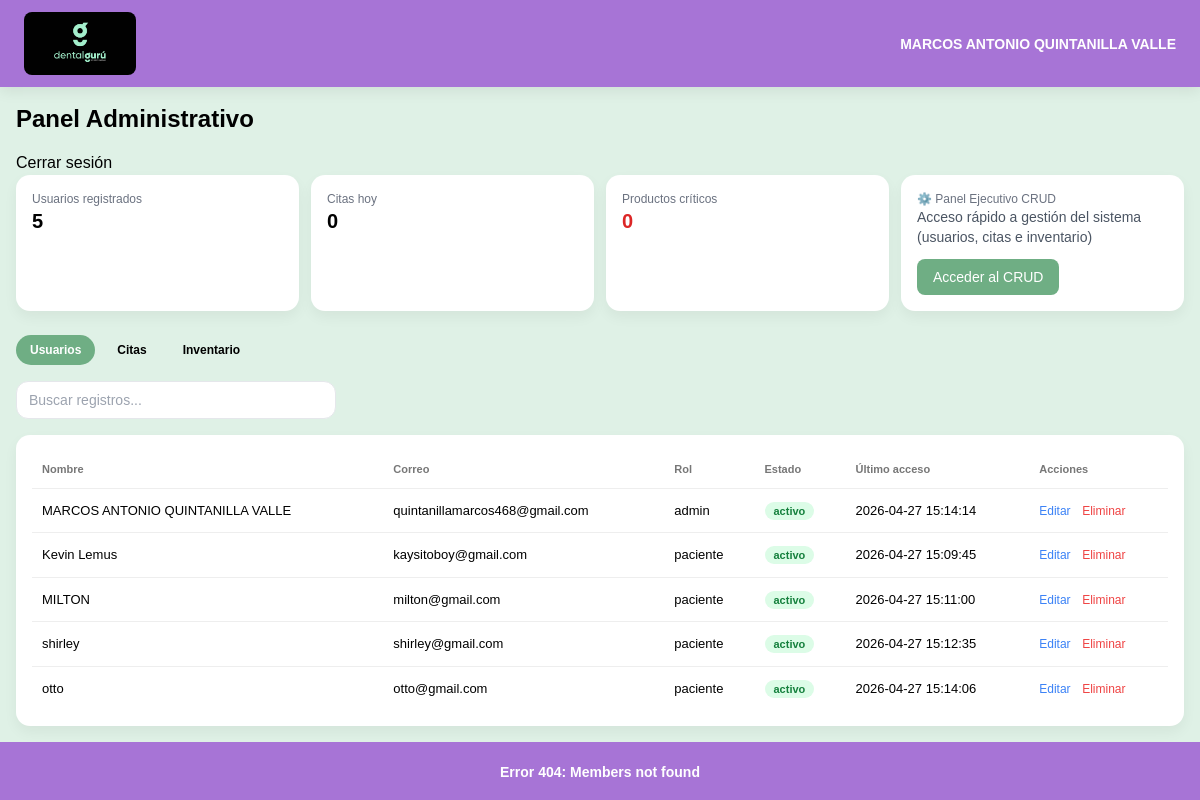
Page /frontend/pages/admin.php (signed in) on the committed database.
### tables this page shows
CREATE TABLE `usuario` (
  `id_usuario` int(11) NOT NULL,
  `ROL_id_rol` int(11) NOT NULL,
  `nombre` varchar(100) NOT NULL,
  `correo` varchar(100) NOT NULL,
  `password` varchar(255) NOT NULL,
  `estado` enum('activo','inactivo') DEFAULT 'activo',
  `fecha_registro` datetime DEFAULT current_timestamp(),
  `ultimo_acceso` datetime DEFAULT NULL
);

CREATE TABLE `rol` (
  `id_rol` int(11) NOT NULL,
  `nombre` varchar(50) NOT NULL
);

### frontend/pages/admin.php (the view, shortened to what this page needs)
<?php
require_once "../config/conexion.php";
$totalUsuarios = $conn->query("SELECT COUNT(*) as total FROM USUARIO")->fetch_assoc()['total'];
$totalCitasHoy = $conn->query("
SELECT COUNT(*) as total
FROM CITA
WHERE fecha = CURDATE()
")->fetch_assoc()['total'];
$totalProductosCriticos = $conn->query("
SELECT COUNT(*) as total
FROM PRODUCTO
WHERE estado IN ('bajo','agotado')
")->fetch_assoc()['total'];
$usuarios = $conn->query("
SELECT
    U.id_usuario,
    U.nombre,
    U.correo,
    R.nombre AS rol,
    U.estado,
    U.ultimo_acceso
FROM USUARIO U
JOIN ROL R ON U.ROL_id_rol = R.id_rol
");
?>
<!DOCTYPE html>
<html lang="es">
<head>
<script src="https://cdn.tailwindcss.com"></script>
</head>
<body>
<header class="header-ui px-6 py-3 flex justify-between items-center">
<img src="../assets/logo.png" class="w-28 rounded-lg">
<div class="text-sm font-semibold text-white"><?php echo $_SESSION['nombre']; ?></div>
</header>
<main class="flex-1 max-w-7xl mx-auto w-full p-4">
<h2 class="text-2xl font-bold mb-4">Panel Administrativo</h2>
<a href="../config/cerrar_sesion.php" class="btn-logout">Cerrar sesión</a>
<div class="grid grid-cols-2 md:grid-cols-4 gap-3 mb-6">
<div class="card p-4">
<p class="text-xs text-gray-500">Usuarios registrados</p>
<h3 class="text-xl font-bold"><?= $totalUsuarios ?></h3>
</div>
<div class="card p-4">
<p class="text-xs text-gray-500">Citas hoy</p>
<h3 class="text-xl font-bold"><?= $totalCitasHoy ?></h3>
</div>
<div class="card p-4">
<p class="text-xs text-gray-500">Productos críticos</p>
<h3 class="text-xl font-bold text-red-600"><?= $totalProductosCriticos ?></h3>
</div>
<div class="card p-4">
<p class="text-xs text-gray-500">⚙️ Panel Ejecutivo CRUD</h3>
<p class="text-sm text-gray-600 mb-3">
Acceso rápido a gestión del sistema (usuarios, citas e inventario)
</p>
<a href="crud_admin.php"
class="bg-[#6FAE84] text-white px-4 py-2 rounded-lg text-sm inline-block">
Acceder al CRUD
</a>
</div>
</div>
<div class="flex gap-2 mb-4">
<button class="tab active" data-tab="usuarios">Usuarios</button>
<button class="tab" data-tab="citas">Citas</button>
<button class="tab" data-tab="inventario">Inventario</button>
</div>
<input type="text" id="search" placeholder="Buscar registros..."
class="w-full md:w-80 px-3 py-2 text-sm rounded-xl border mb-4">
<section id="usuarios" class="card p-4 tab-content">
<table class="table">
<thead>
<tr>
<th>Nombre</th>
<th>Correo</th>
<th>Rol</th>
<th>Estado</th>
<th>Último acceso</th>
<th>Acciones</th>
</tr>
</thead>
<tbody>
<?php foreach ($usuarios as $u): ?>
<tr>
<td><?= htmlspecialchars($u["nombre"]) ?></td>
<td><?= htmlspecialchars($u["correo"]) ?></td>
<td><?= htmlspecialchars($u["rol"]) ?></td>
<td>
<span class="badge
<?= $u["estado"] == "activo" ? "bg-green-100 text-green-700" : "bg-gray-200 text-gray-700" ?>">
<?= $u["estado"] ?>
</span>
</td>
<td><?= $u["ultimo_acceso"] ?? "—" ?></td>
<td>
<button class="text-blue-500 text-xs">Editar</button>
<button class="text-red-500 text-xs ml-2">Eliminar</button>
</td>
</tr>
<?php endforeach; ?>
</tbody>
</table>
</section>
</main>
<footer class="footer-ui p-5 text-center text-sm text-white">
<div class="team-container cursor-pointer font-semibold">
Error 404: Members not found
</div>
</footer>
</body>
</html>

### frontend/pages/admin.php (style rules this page uses)
:root { --primary:#a774d6; --secondary-soft:#dff1e6; }
html,body { height:100%;margin:0; }
body { background:var(--secondary-soft);display:flex;flex-direction:column;font-family:sans-serif; }
.header-ui { background:var(--primary); box-shadow:0 4px 14px rgba(0,0,0,.08); }
.card { background:#fff; border-radius:14px; box-shadow:0 6px 14px rgba(0,0,0,.05); }
.tab { padding:6px 14px; border-radius:999px; font-size:12px; font-weight:600; }
.tab.active { background:#6FAE84; color:#fff; }
.table { width:100%; border-collapse:collapse; }
.table th { font-size:11px; color:#777; text-align:left; padding:10px; }
.table td { padding:12px 10px; border-top:1px solid #eee; font-size:13px; }
.badge { font-size:11px; padding:3px 9px; border-radius:999px; font-weight:600; }
.footer-ui { background:var(--primary); margin-top:auto; }
.team-container { position:relative; }

### rows in the picture
usuario: nombre "MARCOS ANTONIO QUINTANILLA VALLE", correo "quintanillamarcos468@gmail.com", ROL_id_rol.nombre "admin", estado "activo", ultimo_acceso "2026-04-27 15:14:14"
usuario: nombre "Kevin Lemus", correo "kaysitoboy@gmail.com", ROL_id_rol.nombre "paciente", estado "activo", ultimo_acceso "2026-04-27 15:09:45"
usuario: nombre "MILTON", correo "milton@gmail.com", ROL_id_rol.nombre "paciente", estado "activo", ultimo_acceso "2026-04-27 15:11:00"
usuario: nombre "shirley", correo "shirley@gmail.com", ROL_id_rol.nombre "paciente", estado "activo", ultimo_acceso "2026-04-27 15:12:35"
usuario: nombre "otto", correo "otto@gmail.com", ROL_id_rol.nombre "paciente", estado "activo", ultimo_acceso "2026-04-27 15:14:06"

### other values in the picture
$_SESSION['nombre'] "MARCOS ANTONIO QUINTANILLA VALLE"
$totalUsuarios "5"
$totalCitasHoy "0"
$totalProductosCriticos "0"
